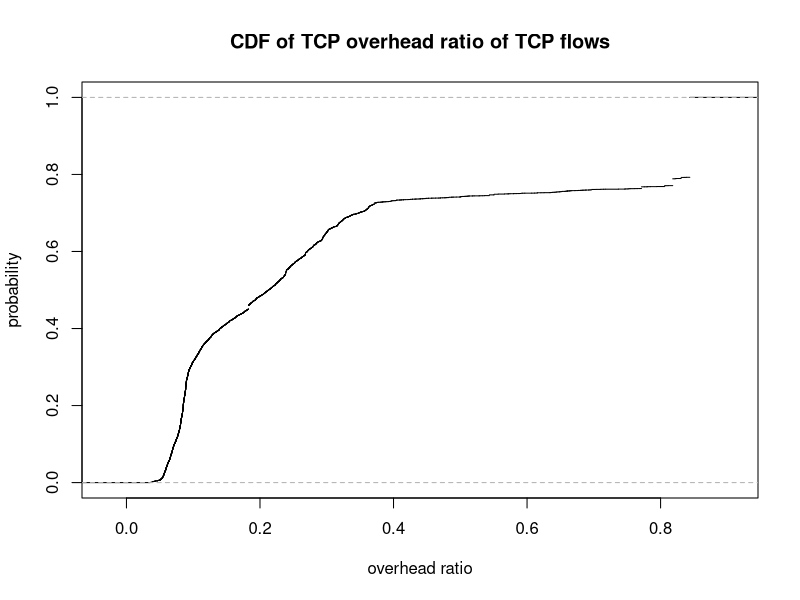

The R source for this figure:
data_tcp = read.csv(file="../../data/perflow/flow_tcp.csv", header=TRUE, sep=",")

tcp_bytes = data_tcp$Bytes
tcp_packets = data_tcp$Packets

# eth + ip + tcp headers per packet
overhead = sum(14,20,20)
tcp_overhead_perflow = tcp_packets * overhead

tcp_overhead_ratio = tcp_overhead_perflow / tcp_bytes

tcp_cdf = ecdf(tcp_overhead_ratio)

plot(tcp_cdf, col="black", main="CDF of TCP overhead ratio of TCP flows", xlab="overhead ratio", ylab="probability")
dev.print(png, '../../plots/perflow/flowsize_overhead.png', width=500)

#quit()
